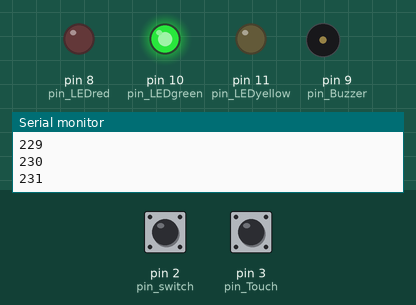
The sketch below on a simulated Arduino Uno, built with avr-gcc and run on an emulated ATmega328P. On the bench: output pins drawn as LEDs (lit = HIGH), buzzer (waves = sounding), the last lines printed to the serial monitor. The inputs (shaded band) are chosen by the test bench; at power-on: pin 2 (pin_switch) HIGH, pin 3 (pin_Touch) LOW.

Above: at 1.2 s.
1.3 s: pin 2 (pin_switch) pulled LOW for 0.15 s
At 2.6 s:
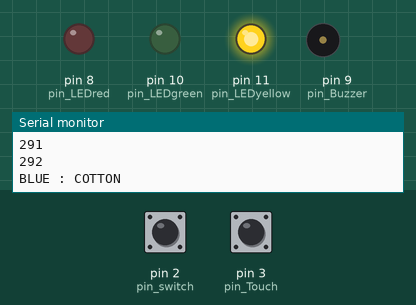
2.9 s: pin 3 (pin_Touch) pulled HIGH for 0.15 s
At 3.03 s:
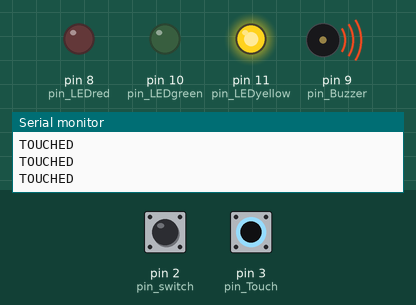
4.6 s: pin 2 (pin_switch) pulled LOW for 1 s
At 6.4 s:
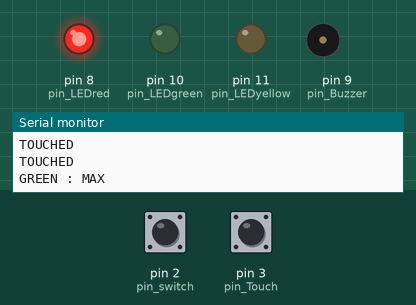
7.1 s: pin 3 (pin_Touch) pulled HIGH for 1 s
At 7.4 s:
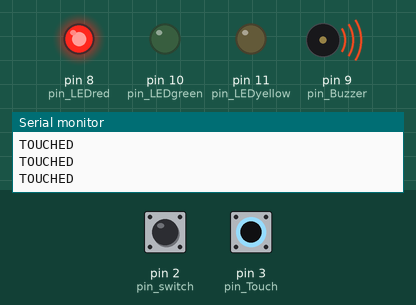
9.6 s: pin 2 (pin_switch) pulled LOW for 0.15 s
At 10.2 s:
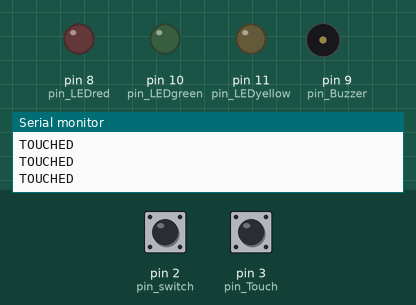
Timing chart, 0 to 12.2 s (numbered marks = the images above; inputs shaded):
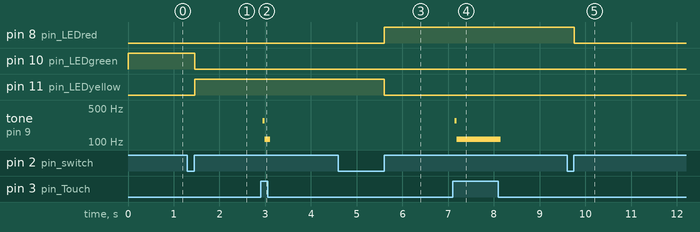

Measured:
- after the input at 1.3 s, pin 10 (pin_LEDgreen): HIGH → LOW after 0.16 s; pin 11 (pin_LEDyellow): LOW → HIGH after 0.16 s
- after the input at 2.9 s, tone on pin 9 (pin_Buzzer): silent → 271 Hz at once, → 114 Hz 0.04 s later, → silent 0.12 s later
- after the input at 4.6 s, pin 8 (pin_LEDred): LOW → HIGH after 1.0 s; pin 11 (pin_LEDyellow): HIGH → LOW after 1.0 s
- after the input at 7.1 s, tone on pin 9 (pin_Buzzer): silent → 271 Hz at once, → 114 Hz 0.04 s later, → silent 0.96 s later
- after the input at 9.6 s, pin 8 (pin_LEDred): HIGH → LOW after 0.15 s

The sketch:

MAIN_PROGRAM.ino
```cpp
//  Sketch: SwitchingThings_04
//
//  An  example of using a single button switch to set multiple states or conditions
//
//  Pins
//  D10 to resister and green LED
//  D9 to resister and yellow LED
//  D8 to resister and red LED
//  D2 to push button switch
//
//  state holds the current status.
//  0 = all off.
//  1 = green LED
//  2 = yellow LED
//  3 = red LED

// Define the pins being used
int pin_LEDgreen = 10;
int pin_LEDyellow = 11;
int pin_LEDred = 8;
int pin_Buzzer = 9;

int pin_switch = 2;
int pin_Touch  =3;

// variables to hold the new and old switch states
boolean oldSwitchState = LOW;
boolean newSwitchState1 = LOW;
boolean newSwitchState2 = LOW;
boolean newSwitchState3 = LOW;

byte state = 0;
int silk_count=0;

void setup()
{
    Serial.begin(9600);
    Serial.print("Sketch:   ");   Serial.println(__FILE__);
    Serial.print("Uploaded: ");   Serial.println(__DATE__);
    Serial.println(" ");

    pinMode(pin_LEDgreen, OUTPUT);    digitalWrite(pin_LEDgreen,LOW);
    pinMode(pin_LEDyellow, OUTPUT);   digitalWrite(pin_LEDyellow,LOW);
    pinMode(pin_LEDred, OUTPUT);      digitalWrite(pin_LEDred,LOW);
    pinMode(pin_Buzzer, OUTPUT);      digitalWrite(pin_LEDred,LOW);

    pinMode(pin_switch, INPUT);
    pinMode(pin_Touch, INPUT);
}

void loop()
{
   int senseValue = digitalRead(pin_Touch);
  if ((senseValue == HIGH)&& (state!=0)){


    digitalWrite(pin_Buzzer,HIGH);
    Serial.println("TOUCHED");


  }

  if ( (state == 1) && (senseValue==LOW)){

        silk_count++;
        if(silk_count>1500){
        digitalWrite(pin_Buzzer,HIGH);
        Serial.println("Silk Over heat");
        silk_count=1501;

        }
        Serial.println(silk_count);

  }
  else{

     digitalWrite(pin_Buzzer,LOW);
     //Serial.println("not touched");
  }

   // END Busser


    newSwitchState1 = digitalRead(pin_switch);
    delay(1);
    newSwitchState2 = digitalRead(pin_switch);
    delay(1);
    newSwitchState3 = digitalRead(pin_switch);

    // if all 3 values are the same we can continue
    if (  (newSwitchState1==newSwitchState2) && (newSwitchState1==newSwitchState3) )
    {

        if ( newSwitchState1 != oldSwitchState )
        {

           // has the button switch been closed?
           if ( newSwitchState1 == HIGH )
           {
                // increase the value of state
                state++;
                if (state > 3) { state = 0; }

                // turn all LEDs off. Doing it this way means we do not need to care about the individual LEDs
                // simply turn them all off and then turn on the correct one.
                digitalWrite(pin_LEDgreen, LOW);
                digitalWrite(pin_LEDyellow, LOW);
                digitalWrite(pin_LEDred, LOW);
                digitalWrite(pin_Buzzer,LOW);

                // Turn on the next LED
                // Because the value of state does not change while we are testing it we don't need to use else if
                if (state==1) { digitalWrite(pin_LEDgreen, HIGH);


                delay(100);

                Serial.println("RED : SILK"); }
                if (state==2) { digitalWrite(pin_LEDyellow, HIGH);
                silk_count=0;
                delay(100);
                Serial.println("BLUE : COTTON"); }
                if (state==3) { digitalWrite(pin_LEDred, HIGH);
                silk_count=0;
                delay(100);
                Serial.println("GREEN : MAX "); }

           }
           oldSwitchState = newSwitchState1;
        }
    }


}
```
